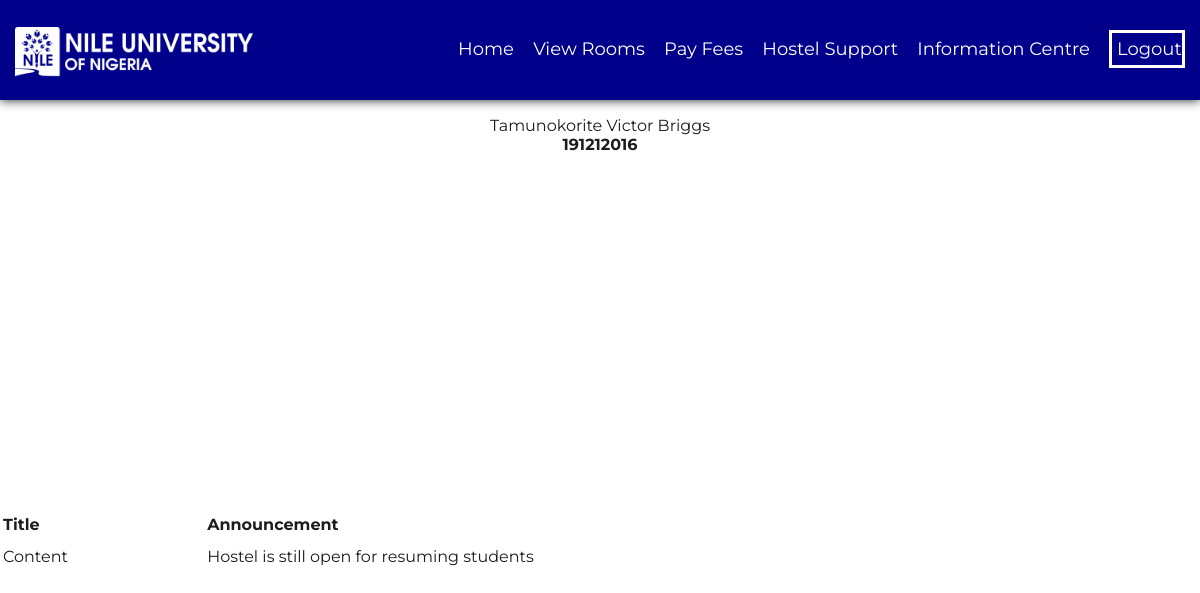
The app's page /students/viewinformation?id=3 (signed in) with its own data.
### tables this page shows
CREATE TABLE `information` (
  `id` int(11) NOT NULL AUTO_INCREMENT,
  `title` varchar(255) NOT NULL,
  `content` text NOT NULL,
  `post_date` timestamp NOT NULL DEFAULT current_timestamp(),
  PRIMARY KEY (`id`)
);

### app/controllers/Students.php (called while the page is built, shortened)
<?php
class Students extends Controller {
    public function __construct() {
        $this->userModel = $this->model('Student');
    }
    public function viewinformation() {
        $data = $this->userModel->getInformationSingle($_GET['id']);
        $this->view('students/viewinformation', $data);
    }
}
?>

### app/libraries/Core.php (called while the page is built, shortened)
<?php
class Core {
    protected $currentMethod = 'index';
    public function __construct() {
        $url = $this->getUrl();
        if (file_exists('../app/controllers/' . ucwords($url[0]) . '.php')) {
            unset($url[0]);
        }
        $this->currentController = new $this->currentController;
        if (isset($url[1])) {
            if (method_exists($this->currentController, $url[1])) {
                $this->currentMethod = $url[1];
                unset($url[1]);
            }
        }
        $this->params = $url ? array_values($url) : [];
        call_user_func_array([$this->currentController, $this->currentMethod], $this->params);
    }
    public function getUrl() {
        if (isset($_GET['url'])) {
            $url = rtrim($_GET['url'], '/');
            $url = filter_var($url, FILTER_SANITIZE_URL);
            $url = explode('/', $url);
            return $url;
        }
    }
}
?>

### app/require.php (called while the page is built, shortened)
<?php
require_once 'libraries/Core.php';
require_once 'libraries/Controller.php';
require_once 'libraries/Database.php';
$init = new Core;
?>

### public/index.php (called while the page is built)
<?php
require_once '../app/require.php';
?>

### app/libraries/Database.php (called while the page is built, shortened)
<?php
class Database {
    private $dbHost = DB_HOST;
    private $dbUser = DB_USER;
    private $dbPass = DB_PASS;
    private $dbName = DB_NAME;
    private $statement;
    private $dbHandler;
    public function __construct() {
        $conn = 'mysql:host=' . $this->dbHost . ';dbname=' . $this->dbName;
        $options = array(
            PDO::ATTR_PERSISTENT => true,
            PDO::ATTR_ERRMODE => PDO::ERRMODE_EXCEPTION
        );
        try {
            $this->dbHandler = new PDO($conn, $this->dbUser, $this->dbPass, $options);
        } catch (PDOException $e) {
            $this->error = $e->getMessage();
            echo $this->error;
        }
    }
    public function query($sql) {
        $this->statement = $this->dbHandler->prepare($sql);
    }
    public function bind($parameter, $value, $type = null) {
        switch (is_null($type)) {
            default:
                $type = PDO::PARAM_STR;
        }
        $this->statement->bindValue($parameter, $value, $type);
    }
    public function execute() {
        return $this->statement->execute();
    }
    public function single() {
        $this->execute();
        return $this->statement->fetch(PDO::FETCH_OBJ);
    }
}
?>

### app/models/Student.php (called while the page is built, shortened)
<?php
class Student {
    private $db;
    public function __construct() {
        $this->db = new Database;
    }
    public function getInformationSingle($id) {
        $this->db->query('SELECT * FROM information WHERE id = :id');
        $this->db->bind(':id', $id);
        $result = $this->db->single();
        if ($this->db->rowCount() > 0) {
            return $result;
        } else {
            return [];
        }
    }
}
?>

### app/views/students/viewinformation.php (the view)
<?php
    require APPROOT . '/views/includes/head.php';
?>
<?php if (isset($_SESSION['student_id'])) : ?>
    <?php
          require APPROOT . '/views/includes/nav.php';
    ?>
    <div class="container">
        <section id="view-app">
            <div class="app-info">
                <table class="application">
                    <tr>
                        <th>Title</td>
                        <th><?php echo $data->title ?></li></td>
                    </tr>
                    <tr>
                        <td>Content</td>
                        <td><?php echo $data->content ?></td>
                    </tr>
                </table>
            </div>
        </section>
    </div>
    <?php
        require APPROOT . '/views/includes/footer.php';
    ?>
<?php else :?>
    <?php header('location: ' . URLROOT . 'students/login') ?>
<?php endif; ?>

### public/css/style.css (style rules this page uses)
html, body { height: 100%; width: 100%; margin: 0; padding: 0; top: 0; bottom: 0; font-family: Montserrat, sans-serif; color: #1d1d1d; display: table; }
body { background: #fff url('../img/bg.jpg'); box-sizing: border-box; }
#admin-home, #view-app { width: 100%; margin: auto; position: absolute; top: 50%; left: 50%; transform: translate(-50%, -50%); display: flex; align-items: center; justify-content: center; }
.app-info { height: 100%; }
.app-info, .application { width: 100%; }
.app-info { text-align: center; }
.application { text-align: left; height: 80%; }
.application tr { height: 30px; }

### records on screen
information: title "Announcement", content "Hostel is still open for resuming students"

### other values on screen
$_SESSION['student_name'] "Tamunokorite Victor Briggs"
$_SESSION['student_id'] "191212016"
